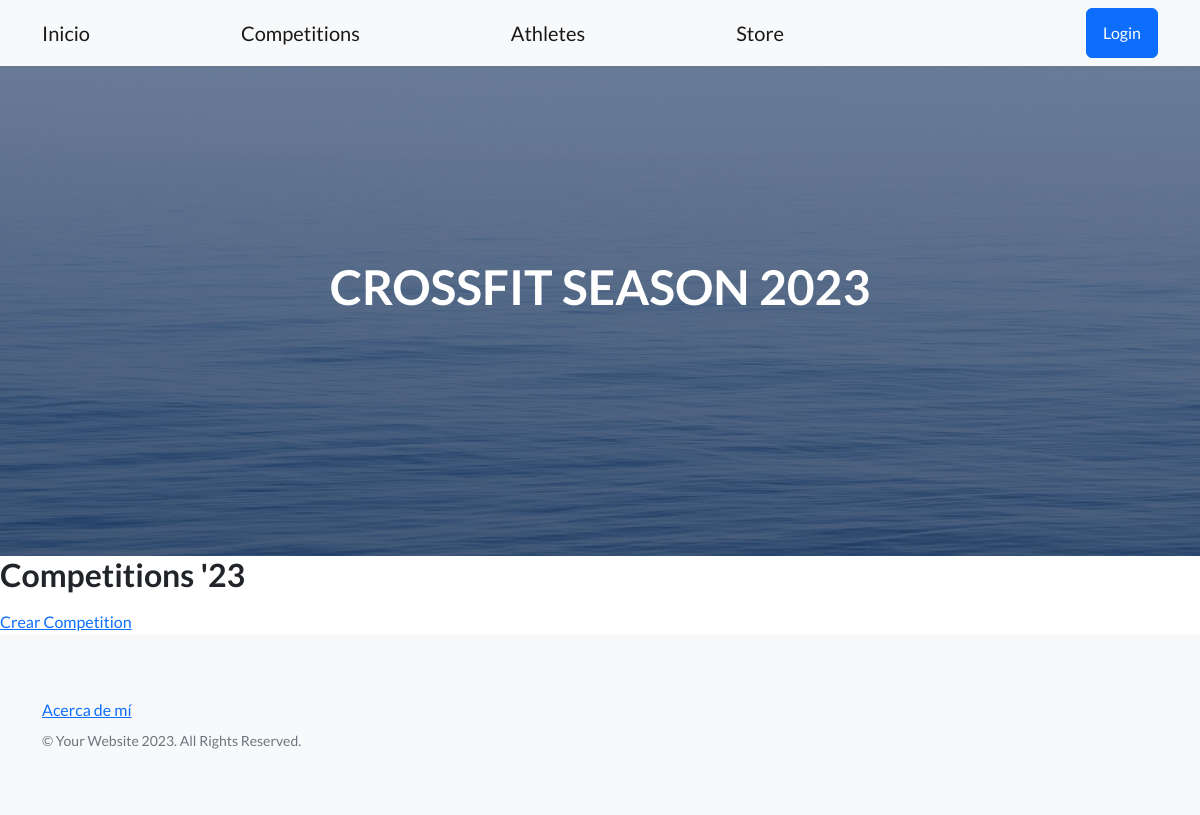
/app-coder/lista-competitions/, run on an earlier commit of the app's database.
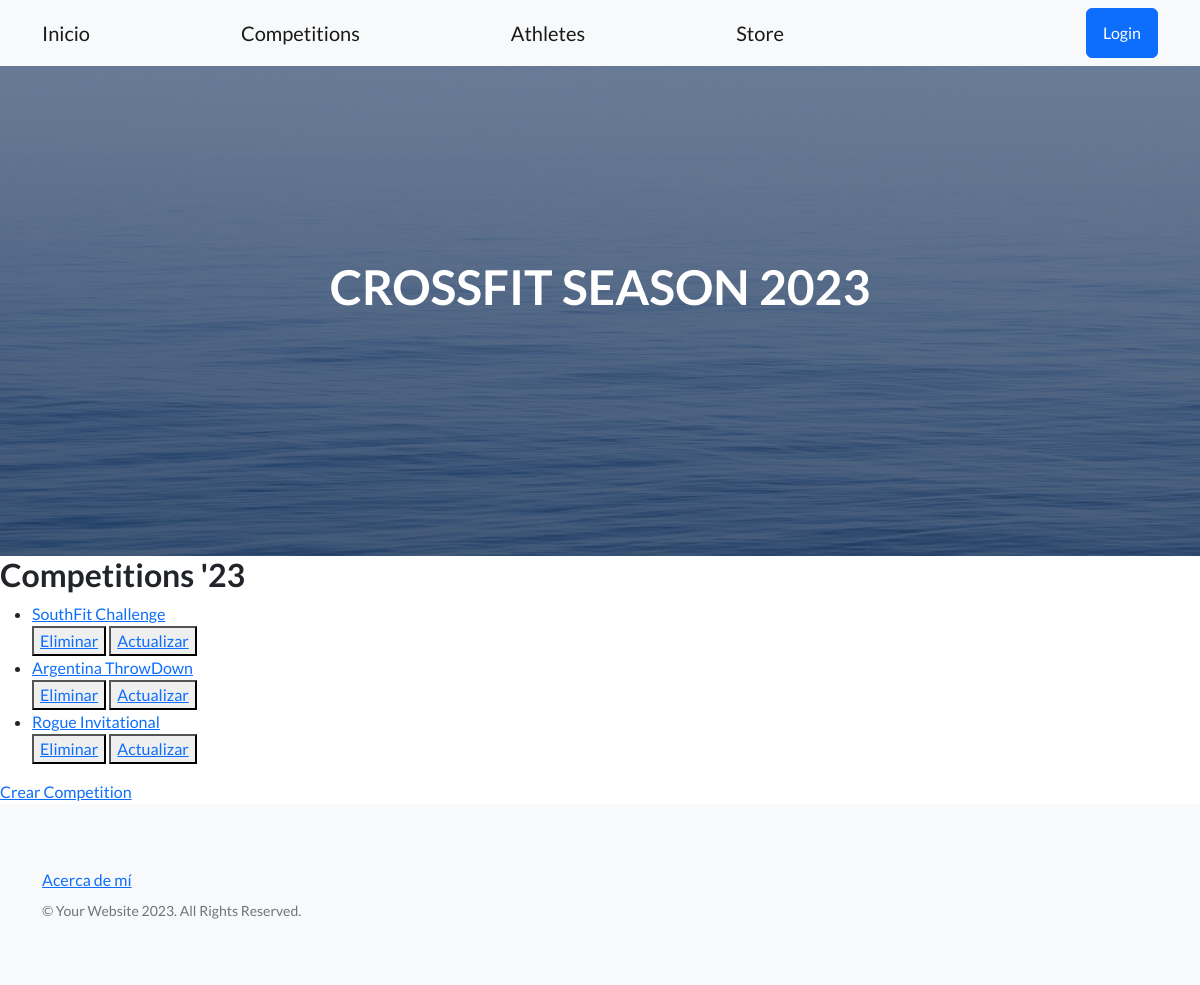
And on a later commit of the database.
### AppCoder/models.py (models this page shows)
class Competitions(models.Model):
    nombre = models.CharField(max_length=50)
    arena = models.CharField(max_length=50)
    def __str__(self):
        return self.nombre
    class Meta():
        verbose_name = 'Competition'
        verbose_name_plural = 'Competitions'

### AppCoder/views.py (the view)
# urls.py: path('lista-competitions/', CompetitionsList.as_view(), name='ListaCompetitions'),
class CompetitionsList(ListView):
    model = Competitions
    template_name = "competitions_list.html"
    context_object_name = "competitions"

### AppCoder/templates/competitions_list.html
{% extends 'padre.html' %}
{% block contenidoQueCambia %}
    <h2>Competitions '23</h2>
    <ul>
        {% for competitions in competitions %}
            <li>
                <a href="{% url 'DetalleCompetitions' competitions.id %}">{{competitions}}</a>
            </li>
            <div>
                <button>
                    <a href="{% url 'EliminaCompetitions' competitions.id %}">Eliminar</a>
                </button>
                <button>
                    <a href="{% url 'ActualizaCompetitions' competitions.id %}">Actualizar</a>
                </button>
            </div>
        {% endfor %}
    </ul>
    <a href="{% url 'CreaCompetitions' %}">Crear Competition</a>
{% endblock %}

What changed in the data, as far as the page shows it:
added Competitions: nombre "SouthFit Challenge"
added Competitions: nombre "Argentina ThrowDown"
added Competitions: nombre "Rogue Invitational"
